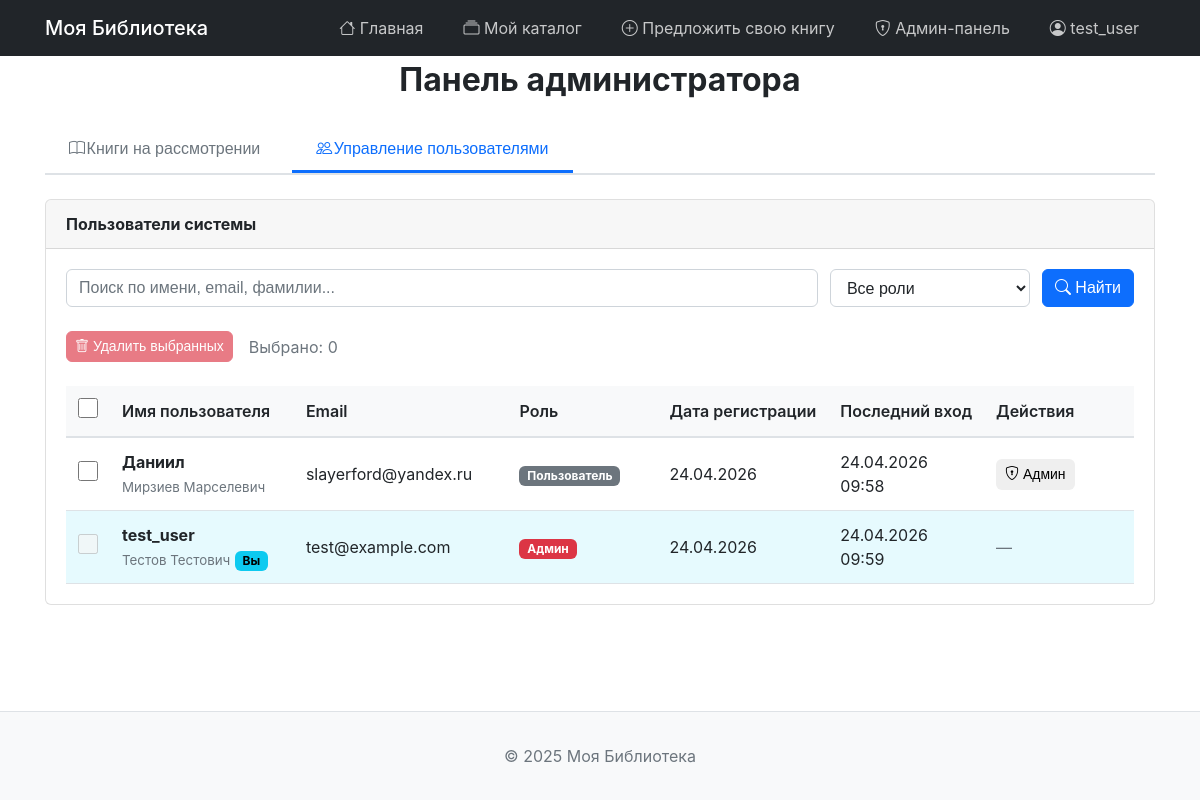
/admin/users (signed in), run on an earlier commit of the app's database.
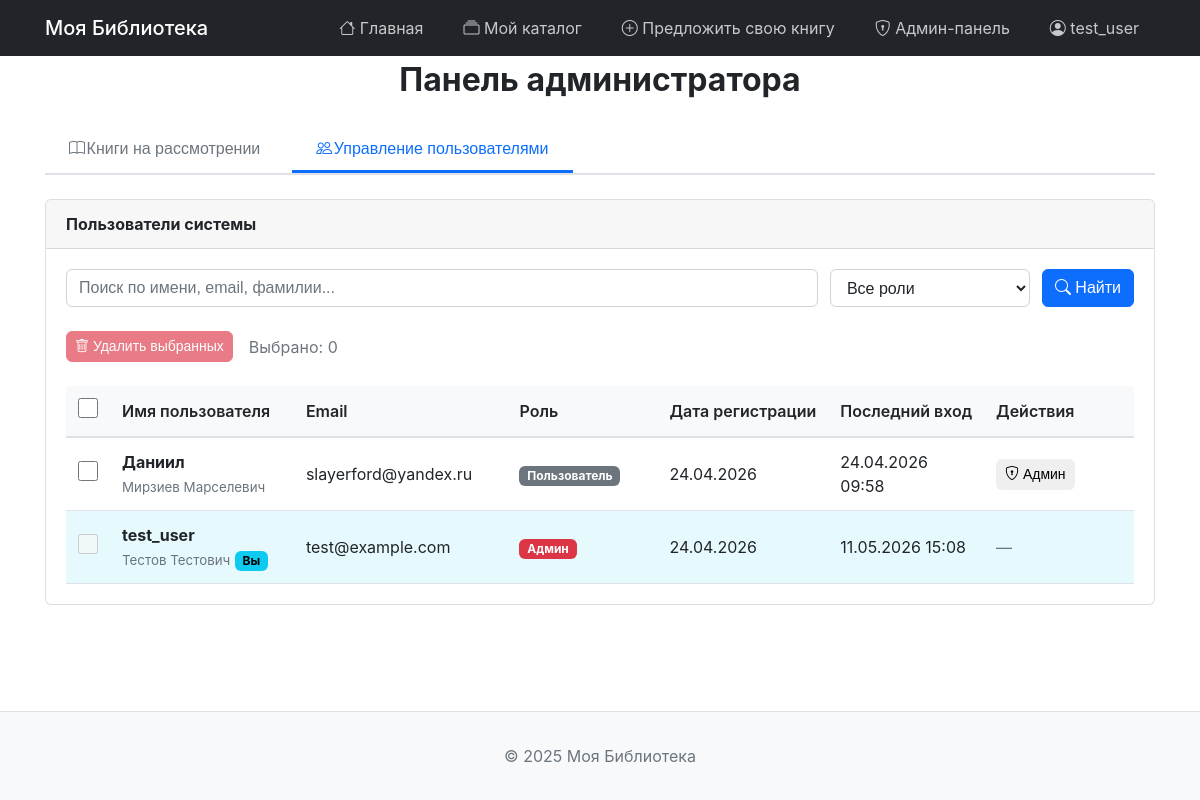
And on a later commit of the database.
### models.py (models this page shows, shortened)
class User(db.Model):
    __tablename__ = 'users'
    id = db.Column(db.Integer, primary_key=True, autoincrement=True, comment='Уникальный идентификатор пользователя')
    username = db.Column(db.String(80), unique=True, nullable=False, comment='Имя пользователя (логин)')
    email = db.Column(db.String(120), unique=True, nullable=False, comment='Электронная почта')
    password_hash = db.Column(db.String(256), nullable=False, comment='Хеш пароля')
    last_name = db.Column(db.String(120), comment='Фамилия')
    patronymic = db.Column(db.String(120), comment='Отчество')
    group_number = db.Column(db.String(50), comment='Номер учебной группы')
    role = db.Column(db.String(20), nullable=False, default='user', comment='Роль: user или admin')
    created_at = db.Column(db.DateTime, default=datetime.utcnow, comment='Дата регистрации')
    last_login = db.Column(db.DateTime, comment='Дата последнего входа')
    is_active = db.Column(db.Boolean, default=True, comment='Флаг активности аккаунта')
    reservations = db.relationship('Reservation', back_populates='user', lazy=True, cascade='all, delete-orphan')
    suggested_items = db.relationship('Item', back_populates='suggester', lazy=True)
    read_history = db.relationship('ReadHistory', back_populates='user', lazy=True, cascade='all, delete-orphan')
    @property
    def is_authenticated(self):
        return True

### app.py (the view)
@app.route('/admin/users')
@login_required
@admin_required
def admin_users():
    search_query = request.args.get('search', '')
    role_filter = request.args.get('role', '')
    lower_search_query = search_query.lower()
    query = User.query
    if role_filter:
        query = query.filter(User.role == role_filter)
    initial_users = query.order_by(User.created_at.desc()).all()
    filtered_users = []
    if lower_search_query:
        for user in initial_users:
            if lower_search_query in user.username.lower() or \
               lower_search_query in user.email.lower() or \
               (user.last_name and lower_search_query in user.last_name.lower()):
                filtered_users.append(user)
    else:
        filtered_users = initial_users # If no search query, all initial users are valid
    users = filtered_users
    suggested_books = Item.query.filter_by(status='На рассмотрении').order_by(Item.created_at.desc()).all()
    return render_template(
        'admin.html',
        users=users,
        search_query=search_query,
        current_role=role_filter,
        suggested_books=suggested_books,
        active_tab='users'  # Указывает, что вкладка 'users' должна быть активной
    )

### app.py (called while the page is built)
def admin_required(f):
    @wraps(f)
    def decorated_function(*args, **kwargs):
        if not current_user.is_authenticated or current_user.role != 'admin':
            abort(403)
        return f(*args, **kwargs)
    return decorated_function

### auth.py (called while the page is built)
@login_manager.user_loader
def load_user(user_id):
    return User.query.get(int(user_id))

### templates/admin.html (shortened to what this page needs)
{% extends "layout.html" %}
{% block content %}
<h1 class="text-center mb-4">Панель администратора</h1>
<div class="tabs">
    <button class="tab {% if active_tab == 'books' or not active_tab %}active{% endif %}" data-tab="books">
        <i class="bi bi-book"></i> Книги на рассмотрении
    </button>
    <button class="tab {% if active_tab == 'users' %}active{% endif %}" data-tab="users">
        <i class="bi bi-people"></i> Управление пользователями
    </button>
</div>
<div class="tab-content {% if active_tab == 'users' %}active{% endif %}" id="tab-users">
    <div class="card">
        <div class="card-header">
            <h4 class="mb-0">Пользователи системы</h4>
        </div>
        <div class="card-body">
            <form method="GET" action="{{ url_for('admin_users') }}" class="users-filter">
                <div class="users-filter-row">
                    <input type="text" name="search" placeholder="Поиск по имени, email, фамилии..." value="{{ search_query }}" class="form-control">
                    <select name="role" class="form-control">
                        <option value="">Все роли</option>
                    </select>
                    <button type="submit" class="btn btn-primary">
                        <i class="bi bi-search"></i> Найти
                    </button>
                </div>
            </form>
            <div class="users-actions">
                <button type="button" class="btn btn-danger btn-sm" id="deleteSelectedBtn" data-action="{{ url_for('delete_selected_users') }}">
                    <i class="bi bi-trash"></i> Удалить выбранных
                </button>
                <span id="selectedCount" class="text-muted">Выбрано: 0</span>
            </div>
            <div class="table-responsive">
                <table class="table table-users">
                    <thead>
                        <tr>
                            <th class="col-checkbox">
                                <input type="checkbox" id="selectAll" class="form-check-input">
                            </th>
                            <th>Имя пользователя</th>
                            <th class="col-email">Email</th>
                            <th class="col-role">Роль</th>
                            <th class="col-date">Дата регистрации</th>
                            <th class="col-date">Последний вход</th>
                            <th class="col-actions">Действия</th>
                        </tr>
                    </thead>
                    <tbody>
                        {% for user in users %}
                        <tr {% if user.id == current_user.id %}class="current-user-row"{% endif %}>
                            <td class="col-checkbox">
                                <input type="checkbox" name="user_ids" value="{{ user.id }}" class="form-check-input user-checkbox" {% if user.id == current_user.id %}disabled{% endif %}>
                            </td>
                            <td>
                                <strong>{{ user.username }}</strong>
                                {% if user.last_name %}
                                <br><small class="text-muted">{{ user.last_name }} {{ user.patronymic }}</small>
                                {% endif %}
                                {% if user.id == current_user.id %}
                                <span class="badge badge-info">Вы</span>
                                {% endif %}
                            </td>
                            <td class="col-email">{{ user.email }}</td>
                            <td class="col-role">
                                {% if user.role == 'admin' %}
                                <span class="badge badge-danger">Админ</span>
                                {% else %}
                                <span class="badge badge-secondary">Пользователь</span>
                                {% endif %}
                            </td>
                            <td class="col-date">{{ user.created_at.strftime('%d.%m.%Y') }}</td>
                            <td class="col-date">
                                {% if user.last_login %}
                                {{ user.last_login.strftime('%d.%m.%Y %H:%M') }}
                                {% else %}
                                <span class="text-muted">Не входил</span>
                                {% endif %}
                            </td>
                            <td class="col-actions">
                                {% if user.id != current_user.id %}
                                <form method="POST" action="{{ url_for('toggle_user_role', user_id=user.id) }}" class="d-inline">
                                    {% if user.role == 'admin' %}
                                    <button type="button" class="btn btn-sm btn-outline-secondary toggle-role-btn" title="Сделать пользователем" onclick="event.target.form.submit();">
                                        <i class="bi bi-person"></i> Пользователь
                                    </button>
                                    {% else %}
                                    <button type="button" class="btn btn-sm btn-outline-primary toggle-role-btn" title="Сделать админом" onclick="event.target.form.submit();">
                                        <i class="bi bi-shield-lock"></i> Админ
                                    </button>
                                    {% endif %}
                                </form>
                                {% else %}
                                <span class="text-muted">—</span>
                                {% endif %}
                            </td>
                        </tr>
                        {% endfor %}
                    </tbody>
                </table>
            </div>
        </div>
    </div>
</div>
{% endblock %}

### templates/layout.html (shortened to what this page needs)
<!DOCTYPE html>
<html lang="ru">
<head>
    <link rel="stylesheet" href="https://cdn.jsdelivr.net/npm/bootstrap-icons@1.11.3/font/bootstrap-icons.min.css">
    <link rel="stylesheet" href="{{ url_for('static', filename='css/style.css') }}">
</head>
<body>
    <nav class="navbar">
        <div class="container">
            <a class="navbar-brand" href="{{ url_for('index') }}">Моя Библиотека</a>
            <div class="navbar-collapse" id="navbarNav">
                <ul class="navbar-nav ms-auto">
                    <li class="nav-item">
                        <a class="nav-link {% if request.endpoint == 'index' %}active{% endif %}" href="{{ url_for('index') }}">
                            <i class="bi bi-house"></i> Главная
                        </a>
                    </li>
                    {% if current_user.is_authenticated %}
                    <li class="nav-item">
                        <a class="nav-link {% if request.endpoint == 'my_catalog' %}active{% endif %}" href="{{ url_for('my_catalog') }}">
                            <i class="bi bi-collection"></i> Мой каталог
                        </a>
                    </li>
                    <li class="nav-item">
                        <a class="nav-link {% if request.endpoint == 'add_book' %}active{% endif %}" href="{{ url_for('add_book') }}">
                            <i class="bi bi-plus-circle"></i> Предложить свою книгу
                        </a>
                    </li>
                    {% if current_user.role == 'admin' %}
                    <li class="nav-item">
                        <a class="nav-link {% if request.endpoint == 'admin_panel' %}active{% endif %}" href="{{ url_for('admin_panel') }}">
                            <i class="bi bi-shield-lock"></i> Админ-панель
                        </a>
                    </li>
                    {% endif %}
                    <li class="nav-item dropdown">
                        <a class="nav-link dropdown-toggle" href="#" id="userDropdown" role="button">
                            <i class="bi bi-person-circle"></i> {{ current_user.username }}
                        </a>
                    </li>
                    {% endif %}
                </ul>
            </div>
        </div>
    </nav>
    <main class="container">
        {% block content %}{% endblock %}
    </main>
    <footer>
        <p>&copy; 2025 Моя Библиотека</p>
    </footer>
</body>
</html>

What changed in the data, as far as the page shows it:
changed User "test_user": last_login "24.04.2026 09:59" → "11.05.2026 15:08"
